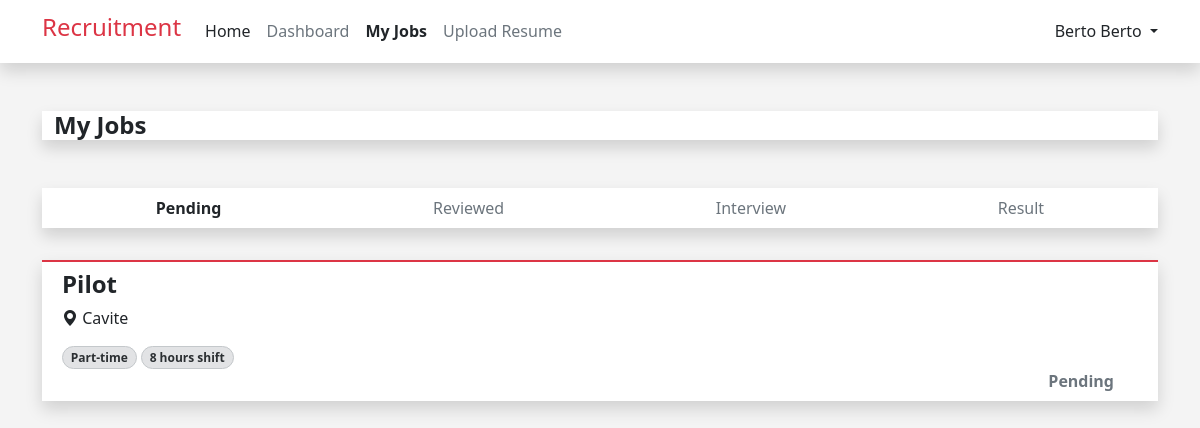
Before: /my_jobs.php?status=Pending (signed in) with the older database file.
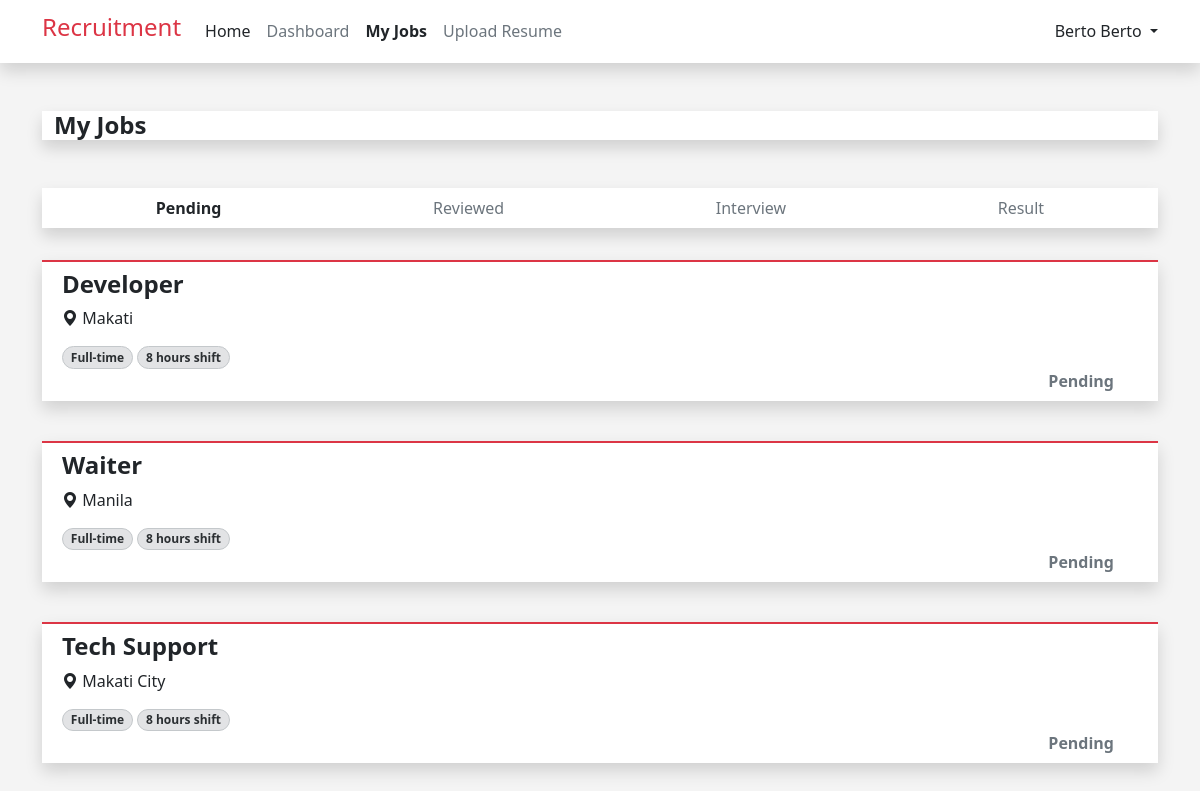
After: the same page with the newer database file.
### tables this page shows
CREATE TABLE `job_applicants` (
  `id` int(12) NOT NULL,
  `user_id` int(12) NOT NULL,
  `job_id` int(12) NOT NULL,
  `application_status` varchar(255) NOT NULL,
  `interview_date` datetime DEFAULT NULL
);

CREATE TABLE `jobs` (
  `id` int(12) NOT NULL,
  `job_name` varchar(255) NOT NULL,
  `salary` int(12) NOT NULL,
  `job_type` varchar(255) NOT NULL,
  `shift_and_schedule` varchar(255) NOT NULL,
  `location` varchar(255) NOT NULL,
  `job_description` text NOT NULL,
  `benefits` text NOT NULL,
  `priority` varchar(255) NOT NULL,
  `department` varchar(255) NOT NULL,
  `created_at` timestamp NOT NULL DEFAULT current_timestamp() ON UPDATE current_timestamp()
);

### my_jobs.php (the view, shortened to what the changed rows need)
<?php
include ("dbconn.php");
include ("header.php");
if (isset ($_GET['status'])) {
    $status = $_GET['status'];
    $userId = $_SESSION['user_id'];
    if ($status === 'Result') {
        $query =
            "SELECT jobs.job_name, jobs.job_type, jobs.shift_and_schedule, jobs.location, job_applicants.application_status
            FROM jobs
            INNER JOIN job_applicants ON jobs.id = job_applicants.job_id
            WHERE job_applicants.user_id = ? AND (job_applicants.application_status = ? OR job_applicants.application_status = ?)
            ORDER BY
                CASE WHEN job_applicants.application_status = 'Selected' THEN 0 ELSE 1 END";
        $stmt = $conn->prepare($query);
        $status1 = 'Selected';
        $status2 = 'Not Selected';
        $stmt->bind_param("iss", $userId, $status1, $status2);
        $stmt->execute();
    } else {
        $query =
            "SELECT jobs.job_name, jobs.job_type, jobs.shift_and_schedule, jobs.location, job_applicants.application_status
            FROM jobs
            INNER JOIN job_applicants ON jobs.id = job_applicants.job_id
            WHERE job_applicants.user_id = ? AND job_applicants.application_status = ?";
        $stmt = $conn->prepare($query);
        $stmt->bind_param("is", $userId, $status);
        $stmt->execute();
    }
    $result = $stmt->get_result();
    function getStatusClass($status)
    {
        switch ($status) {
            case 'Pending':
                return 'text-secondary';
        }
    }
}
?>
<!DOCTYPE html>
<html lang="en">
<head>
</head>
<body style="background-color: #F4F4F4; ">
    <div class="container">
        <?php
        while ($row = mysqli_fetch_assoc($result)) {
            ?>
            <div class="row">
                <div class="col-sm-12 col-md-12 ">
                    <div class="container-fluid bg-white shadow mb-3 mt-4 border-2 border-top border-danger">
                        <div class="row p-2">
                            <h4 class="fw-bold">
                                <?php echo $row['job_name'] ?>
                            </h4>
                            <div class="row">
                                <div class="col">
                                    <i class="bi bi-geo-alt-fill"></i><span>
                                        <?php echo $row['location']; ?>
                                    </span>
                                </div>
                            </div>
                            <div class="row">
                                <div class="col">
                                    <span
                                        class="badge bg-secondary-subtle border border-secondary-subtle text-secondary-emphasis rounded-pill mt-3">
                                        <?php echo $row['job_type']; ?>
                                    </span>
                                    <span
                                        class="badge bg-secondary-subtle border border-secondary-subtle text-secondary-emphasis rounded-pill mt-3">
                                        <?php echo $row['shift_and_schedule']; ?>
                                    </span>
                                </div>
                            </div>
                            <div class="row">
                                <div class="col d-flex justify-content-end">
                                    <div
                                        class="fw-bold rounded-1 <?php echo getStatusClass($row['application_status']); ?>">
                                        <?php echo $row['application_status']; ?>
                                    </div>
                                </div>
                            </div>
                        </div>
                    </div>
                </div>
            </div>
            <?php
        }
        ?>
    </div>
</body>
</html>

Changed rows visible on the page:
no longer on this page (row edited): job_applicants: job.job_name "Pilot", job.location "Cavite", job.job_type "Part-time", job.shift_and_schedule "8 hours shift", application_status "Pending"
added job_applicants: job.job_name "Developer", job.location "Makati", job.job_type "Full-time", job.shift_and_schedule "8 hours shift", application_status "Pending"
added job_applicants: job.job_name "Waiter", job.location "Manila", job.job_type "Full-time", job.shift_and_schedule "8 hours shift", application_status "Pending"
added job_applicants: job.job_name "Tech Support", job.location "Makati City", job.job_type "Full-time", job.shift_and_schedule "8 hours shift", application_status "Pending"
